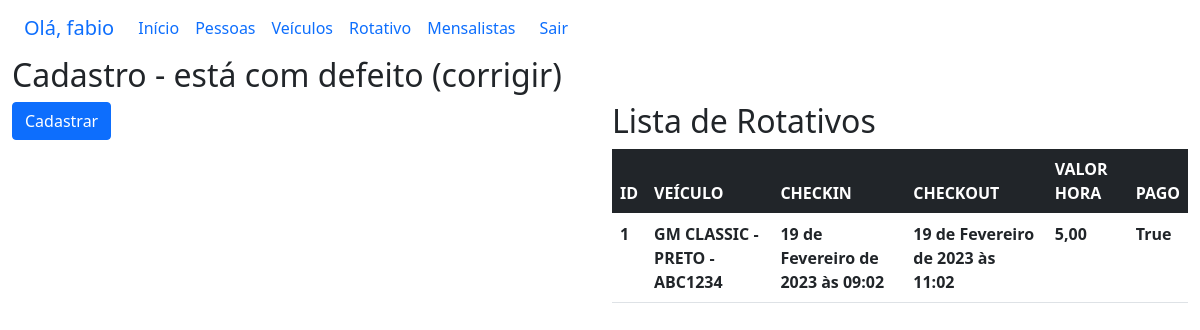
Screenshot of /sistema/rotativo (signed in) with the database file from the repository.
### core/models.py (models this page shows, shortened)
class MovRotativo(models.Model):
    veiculo = models.ForeignKey(Veiculo, on_delete=models.PROTECT)
    checkin = models.DateTimeField(auto_now=False)
    checkout =  models.DateTimeField(auto_now=False, null=False, blank=True)
    valor_hora = models.DecimalField(max_digits=6, decimal_places=2)
    pago = models.BooleanField(default=False)

class Veiculo(models.Model):
    proprietario = models.ForeignKey(Pessoa, on_delete=models.PROTECT)
    marca = models.ForeignKey(Marca, on_delete=models.PROTECT)
    placa = models.CharField(max_length=7)
    cor = models.CharField(max_length=15)
    observacoes = models.TextField()
    def __str__(self):
        return str(self.marca) + ' - ' + str(self.cor) + ' - ' + str(self.placa)

class Marca(models.Model):
    nome = models.CharField(max_length=50)
    def __str__(self):
        return self.nome

### core/views.py (the view)
# urls.py: path('rotativo', lista_rotativo, name='core_lista_rotativo'),
@login_required
def lista_rotativo(request):
    rotativo = MovRotativo.objects.all()
    form = MovRotativo(request.POST or None)
    data = {'rotativo': rotativo, 'form': form}
    return render(request, 'core/lista_rotativo.html', data)

### core/templates/core/lista_rotativo.html (shortened to what this page needs)
{% extends 'base.html' %}
{% load bootstrap %}
{% block main %}
<div class="row">
    <div class="col-sm-12">
        <h2>Cadastro - está com defeito (corrigir)</h2>
    </div>
</div>
<div class="row">
    <div class="col-sm-6">
        <form action="{% url 'core_rotativo_novo' %}" method="POST">
            <button type="submit" class="btn btn-primary">Cadastrar</button>
        </form>
    </div>
    <div class="col-sm-6">
      <h2>Lista de Rotativos</h2>
        <table class="table">
            <thead class="table-dark">
              <tr>
                <th scope="col">ID</th>
                <th scope="col">VEÍCULO</th>
                <th scope="col">CHECKIN</th>
                <th scope="col">CHECKOUT</th>
                <th scope="col">VALOR HORA</th>
                <th scope="col">PAGO</th>
              </tr>
            </thead>
            <tbody>
              {% for rotativo in rotativo %}
              <tr>
                <th scope="rowl">{{ rotativo.id }}</th>
                <th scope="rowl">{{ rotativo.veiculo }}</th>
                <th scope="rowl">{{ rotativo.checkin }}</th>
                <th scope="rowl">{{ rotativo.checkout }}</th>
                <th scope="rowl">{{ rotativo.valor_hora }}</th>
                <th scope="rowl">{{ rotativo.pago }}</th>
              </tr>
              {% endfor %}
            </tbody>
        </table>
    </div>
</div>
{% endblock main %}

### templates/base.html (shortened to what this page needs)
{% load static %}
<!DOCTYPE html>
<html lang="en">
    <head>
        <link rel="stylesheet" href="{% static 'bootstrap/css/bootstrap.min.css' %}">
    </head>
    <body>
        <div class="container-fluid">
            {% block menu %}
                <nav class="navbar navbar-expand-lg bg-body-tertiary">
                    <div class="container-fluid">
                        <a class="navbar-brand" href="{% url 'core_home' %}" target="_blank">Olá, {{ user }}</a>
                        <div class="collapse navbar-collapse" id="navbarNavAltMarkup">
                            <div class="navbar-nav">
                            <a class="nav-link" href="{% url 'core_home' %}" target="_blank">Início</a>
                            <a class="nav-link" href="{% url 'core_lista_pessoas' %}" target="_blank">Pessoas</a>
                            <a class="nav-link" href="{% url 'core_lista_veiculos' %}" target="_blank">Veículos</a>
                            <a class="nav-link" href="{% url 'core_lista_rotativo' %}" target="_blank">Rotativo</a>
                            <a class="nav-link" href="{% url 'core_lista_mensalistas' %}" target="_blank">Mensalistas</a>
                            </div>
                            <div>
                                {% if user.is_authenticated%}
                                    <a class="nav-link" href="{% url 'logout' %}">Sair</a>
                                {% else %}
                                    <a class="nav-link" href="{% url 'login' %}">Login</a>
                                {% endif %}
                            </div>
                        </div>
                    </div>
                </nav>
            {% endblock menu %}
            {% block  main %}
            {% endblock main %}
        </div>
    </body>
</html>

### rows the page displays
MovRotativo: id "1", veiculo "GM CLASSIC - PRETO - ABC1234", checkin "19 de Fevereiro de 2023 às 09:02", checkout "19 de Fevereiro de 2023 às 11:02", valor_hora "5,00", pago "True"

### other values shown
{{ user }} "fabio"
